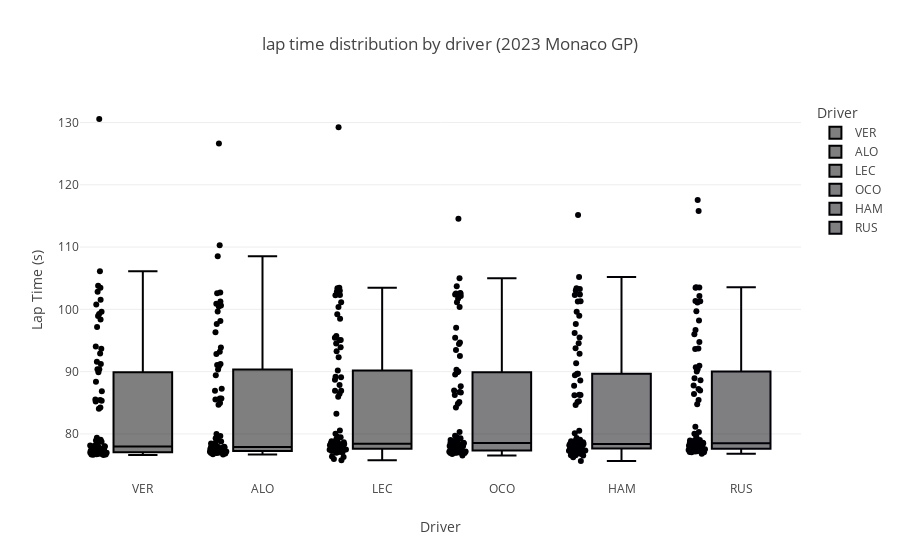

The cell this chart's notebook holds for it:
### Markdown cell above
# lap time comparission between drivers

### Code cell
laps["LapTimeSeconds"] = laps["LapTime"].dt.total_seconds()
drivers = ["VER", "ALO", "HAM", "OCO", "RUS", "LEC"]
cleaned = laps[laps["Driver"].isin(drivers)]

fig = px.box(
    cleaned,
    x = "Driver",
    y = "LapTimeSeconds",
    points = "all",
    color = "Driver",
    title = "lap time distribution by driver (2023 Monaco GP)",
    labels = {'LapTimeSeconds': 'Lap Time (s)', 'Driver': 'Driver'}
)
fig.show()

### Figure 1 — Plotly figure (JSON) as saved in the notebook; plotly's stock layout.template omitted (floating-point values rounded to 4 significant figures)
{"data": [{"alignmentgroup": "True", "boxpoints": "all", "hovertemplate": "Driver=%{x}<br>Lap Time (s)=%{y}<extra></extra>", "legendgroup": "VER", "marker": {"color": "#000001"}, "name": "VER", "notched": false, "offsetgroup": "VER", "orientation": "v", "showlegend": true, "x": ["VER", "VER", "VER", "VER", "VER", "VER", "VER", "VER", "VER", "VER", "VER", "VER", "VER", "VER", "VER", "VER", "VER", "VER", "VER", "VER", "VER", "VER", "VER", "VER", "VER", "VER", "VER", "VER", "VER", "VER", "VER", "VER", "VER", "VER", "VER", "VER", "VER", "VER", "VER", "VER", "VER", "VER", "VER", "VER", "VER", "VER", "VER", "VER", "VER", "VER", "VER", "VER", "VER", "VER", "VER", "VER", "VER", "VER", "VER", "VER", "VER", "VER", "VER", "VER", "VER", "VER", "VER", "VER", "VER", "VER", "VER", "VER", "VER", "VER", "VER", "VER", "VER", "VER"], "x0": " ", "xaxis": "x", "y": [84.24, 79.37, 79.07, 78.13, 78.02, 77.64, 77.63, 77.4, 77.03, 77.08, 76.86, 76.99, 77.43, 77.06, 77.08, 76.82, 76.86, 76.71, 76.82, 77.21, 76.8, 76.66, 76.6, 76.8, 77.18, 77.21, 77.26, 77.77, 78.0, 78.16, 78.74, 78.82, 78.95, 78.04, 78.02, 77.97, 77.27, 77.12, 76.97, 77.16, 76.94, 76.8, 76.96, 76.72, 76.7, 77.08, 77.16, 77.06, 77.43, 77.31, 77.43, 84.05, 89.92, 98.95, 130.6, 106.1, 103.5, 102.8, 103.8, 101.5, 100.8, 99.27, 99.61, 98.36, 97.16, 94.03, 92.92, 93.66, 91.61, 91.24, 90.36, 90.4, 88.39, 86.86, 85.52, 85.32, 85.46, 85.2], "y0": " ", "yaxis": "y", "type": "box"}, {"alignmentgroup": "True", "boxpoints": "all", "hovertemplate": "Driver=%{x}<br>Lap Time (s)=%{y}<extra></extra>", "legendgroup": "ALO", "marker": {"color": "#000002"}, "name": "ALO", "notched": false, "offsetgroup": "ALO", "orientation": "v", "showlegend": true, "x": ["ALO", "ALO", "ALO", "ALO", "ALO", "ALO", "ALO", "ALO", "ALO", "ALO", "ALO", "ALO", "ALO", "ALO", "ALO", "ALO", "ALO", "ALO", "ALO", "ALO", "ALO", "ALO", "ALO", "ALO", "ALO", "ALO", "ALO", "ALO", "ALO", "ALO", "ALO", "ALO", "ALO", "ALO", "ALO", "ALO", "ALO", "ALO", "ALO", "ALO", "ALO", "ALO", "ALO", "ALO", "ALO", "ALO", "ALO", "ALO", "ALO", "ALO", "ALO", "ALO", "ALO", "ALO", "ALO", "ALO", "ALO", "ALO", "ALO", "ALO", "ALO", "ALO", "ALO", "ALO", "ALO", "ALO", "ALO", "ALO", "ALO", "ALO", "ALO", "ALO", "ALO", "ALO", "ALO", "ALO", "ALO", "ALO"], "x0": " ", "xaxis": "x", "y": [85.53, 79.65, 79.11, 78.78, 77.94, 77.95, 77.5, 77.39, 77.78, 77.32, 77.25, 77.59, 78.44, 77.51, 77.44, 77.17, 77.7, 77.53, 77.26, 77.13, 77.66, 77.95, 77.27, 77.28, 77.18, 77.14, 77.23, 77.56, 77.11, 76.97, 77.26, 77.64, 77.82, 79.3, 78.63, 77.88, 77.97, 77.14, 77.7, 77.63, 77.02, 76.72, 76.67, 76.92, 76.86, 77.11, 77.11, 76.93, 76.99, 77.41, 79.99, 84.97, 90.86, 110.3, 126.6, 108.5, 102.6, 101.3, 100.9, 100.6, 102.7, 100.5, 99.67, 98.14, 97.64, 96.33, 93.2, 92.84, 93.86, 91.23, 91.06, 89.42, 90.35, 87.25, 85.7, 86.93, 84.7, 85.67], "y0": " ", "yaxis": "y", "type": "box"}, {"alignmentgroup": "True", "boxpoints": "all", "hovertemplate": "Driver=%{x}<br>Lap Time (s)=%{y}<extra></extra>", "legendgroup": "LEC", "marker": {"color": "#000003"}, "name": "LEC", "notched": false, "offsetgroup": "LEC", "orientation": "v", "showlegend": true, "x": ["LEC", "LEC", "LEC", "LEC", "LEC", "LEC", "LEC", "LEC", "LEC", "LEC", "LEC", "LEC", "LEC", "LEC", "LEC", "LEC", "LEC", "LEC", "LEC", "LEC", "LEC", "LEC", "LEC", "LEC", "LEC", "LEC", "LEC", "LEC", "LEC", "LEC", "LEC", "LEC", "LEC", "LEC", "LEC", "LEC", "LEC", "LEC", "LEC", "LEC", "LEC", "LEC", "LEC", "LEC", "LEC", "LEC", "LEC", "LEC", "LEC", "LEC", "LEC", "LEC", "LEC", "LEC", "LEC", "LEC", "LEC", "LEC", "LEC", "LEC", "LEC", "LEC", "LEC", "LEC", "LEC", "LEC", "LEC", "LEC", "LEC", "LEC", "LEC", "LEC", "LEC", "LEC", "LEC", "LEC", "LEC", "LEC"], "x0": " ", "xaxis": "x", "y": [89.11, 80.55, 80.02, 79.47, 78.84, 78.83, 78.64, 79.17, 78.81, 78.22, 78.16, 78.15, 78.02, 78.39, 78.31, 78.32, 78.23, 78.36, 78.19, 78.36, 78.13, 77.89, 77.92, 77.59, 77.62, 77.88, 77.6, 77.48, 77.06, 77.56, 77.88, 77.28, 77.16, 77.46, 77.47, 77.49, 77.36, 77.48, 77.21, 77.24, 78.33, 77.8, 78.45, 95.44, 79.56, 75.77, 76.36, 76.97, 76.28, 75.96, 77.02, 83.24, 93.26, 95.72, 129.2, 103.0, 103.4, 103.5, 102.3, 102.9, 102.3, 101.1, 100.4, 99.22, 98.48, 95.05, 94.52, 93.9, 95.09, 92.31, 90.2, 88.68, 89.18, 87.85, 86.92, 86.44, 85.97, 86.94], "y0": " ", "yaxis": "y", "type": "box"}, {"alignmentgroup": "True", "boxpoints": "all", "hovertemplate": "Driver=%{x}<br>Lap Time (s)=%{y}<extra></extra>", "legendgroup": "OCO", "marker": {"color": "#000004"}, "name": "OCO", "notched": false, "offsetgroup": "OCO", "orientation": "v", "showlegend": true, "x": ["OCO", "OCO", "OCO", "OCO", "OCO", "OCO", "OCO", "OCO", "OCO", "OCO", "OCO", "OCO", "OCO", "OCO", "OCO", "OCO", "OCO", "OCO", "OCO", "OCO", "OCO", "OCO", "OCO", "OCO", "OCO", "OCO", "OCO", "OCO", "OCO", "OCO", "OCO", "OCO", "OCO", "OCO", "OCO", "OCO", "OCO", "OCO", "OCO", "OCO", "OCO", "OCO", "OCO", "OCO", "OCO", "OCO", "OCO", "OCO", "OCO", "OCO", "OCO", "OCO", "OCO", "OCO", "OCO", "OCO", "OCO", "OCO", "OCO", "OCO", "OCO", "OCO", "OCO", "OCO", "OCO", "OCO", "OCO", "OCO", "OCO", "OCO", "OCO", "OCO", "OCO", "OCO", "OCO", "OCO", "OCO", "OCO"], "x0": " ", "xaxis": "x", "y": [86.64, 80.3, 79.7, 79.31, 79.04, 78.73, 78.78, 78.53, 78.59, 78.46, 78.27, 78.52, 78.03, 78.06, 78.02, 77.95, 78.37, 78.22, 78.07, 78.09, 78.16, 78.06, 77.87, 77.5, 77.45, 77.43, 77.14, 76.94, 77.18, 77.33, 77.33, 94.67, 79.29, 76.95, 77.09, 77.3, 77.14, 77.05, 77.17, 77.03, 76.53, 77.01, 77.0, 77.03, 77.27, 76.78, 76.96, 76.97, 77.09, 77.84, 79.45, 86.99, 89.91, 114.5, 102.4, 101.8, 102.6, 103.7, 105.0, 102.5, 102.6, 102.1, 101.1, 100.4, 97.03, 95.46, 94.46, 93.48, 92.5, 90.3, 90.03, 89.54, 87.67, 86.71, 85.13, 84.83, 86.24, 84.23], "y0": " ", "yaxis": "y", "type": "box"}, {"alignmentgroup": "True", "boxpoints": "all", "hovertemplate": "Driver=%{x}<br>Lap Time (s)=%{y}<extra></extra>", "legendgroup": "HAM", "marker": {"color": "#000005"}, "name": "HAM", "notched": false, "offsetgroup": "HAM", "orientation": "v", "showlegend": true, "x": ["HAM", "HAM", "HAM", "HAM", "HAM", "HAM", "HAM", "HAM", "HAM", "HAM", "HAM", "HAM", "HAM", "HAM", "HAM", "HAM", "HAM", "HAM", "HAM", "HAM", "HAM", "HAM", "HAM", "HAM", "HAM", "HAM", "HAM", "HAM", "HAM", "HAM", "HAM", "HAM", "HAM", "HAM", "HAM", "HAM", "HAM", "HAM", "HAM", "HAM", "HAM", "HAM", "HAM", "HAM", "HAM", "HAM", "HAM", "HAM", "HAM", "HAM", "HAM", "HAM", "HAM", "HAM", "HAM", "HAM", "HAM", "HAM", "HAM", "HAM", "HAM", "HAM", "HAM", "HAM", "HAM", "HAM", "HAM", "HAM", "HAM", "HAM", "HAM", "HAM", "HAM", "HAM", "HAM", "HAM", "HAM", "HAM"], "x0": " ", "xaxis": "x", "y": [88.58, 80.53, 80.11, 79.36, 78.74, 78.96, 78.65, 79.05, 78.83, 78.17, 77.93, 78.23, 78.08, 78.42, 78.19, 78.31, 78.25, 78.37, 78.21, 78.12, 78.31, 77.39, 78.05, 77.43, 77.64, 77.72, 77.32, 77.33, 77.37, 77.74, 95.47, 78.17, 75.65, 78.36, 77.16, 77.69, 77.71, 77.17, 77.29, 76.96, 76.59, 76.58, 76.53, 76.88, 78.83, 76.85, 76.26, 76.86, 76.78, 77.11, 78.29, 86.24, 91.34, 115.1, 99.6, 101.3, 103.3, 103.4, 105.2, 103.0, 102.4, 102.3, 101.3, 98.96, 97.64, 96.2, 94.54, 92.87, 93.76, 89.68, 89.67, 89.42, 87.73, 86.3, 85.24, 84.65, 86.21, 85.11], "y0": " ", "yaxis": "y", "type": "box"}, {"alignmentgroup": "True", "boxpoints": "all", "hovertemplate": "Driver=%{x}<br>Lap Time (s)=%{y}<extra></extra>", "legendgroup": "RUS", "marker": {"color": "#000006"}, "name": "RUS", "notched": false, "offsetgroup": "RUS", "orientation": "v", "showlegend": true, "x": ["RUS", "RUS", "RUS", "RUS", "RUS", "RUS", "RUS", "RUS", "RUS", "RUS", "RUS", "RUS", "RUS", "RUS", "RUS", "RUS", "RUS", "RUS", "RUS", "RUS", "RUS", "RUS", "RUS", "RUS", "RUS", "RUS", "RUS", "RUS", "RUS", "RUS", "RUS", "RUS", "RUS", "RUS", "RUS", "RUS", "RUS", "RUS", "RUS", "RUS", "RUS", "RUS", "RUS", "RUS", "RUS", "RUS", "RUS", "RUS", "RUS", "RUS", "RUS", "RUS", "RUS", "RUS", "RUS", "RUS", "RUS", "RUS", "RUS", "RUS", "RUS", "RUS", "RUS", "RUS", "RUS", "RUS", "RUS", "RUS", "RUS", "RUS", "RUS", "RUS", "RUS", "RUS", "RUS", "RUS", "RUS", "RUS"], "x0": " ", "xaxis": "x", "y": [90.39, 81.16, 80.29, 80.03, 78.84, 78.94, 78.58, 78.99, 79.03, 78.57, 78.48, 78.46, 77.79, 78.29, 78.53, 78.5, 78.24, 78.23, 78.3, 78.32, 78.09, 77.88, 78.11, 77.71, 77.65, 77.9, 77.84, 77.35, 77.33, 77.3, 77.4, 77.47, 77.56, 77.57, 77.57, 77.11, 77.33, 77.19, 77.34, 77.22, 77.32, 77.98, 77.85, 77.97, 77.55, 77.07, 77.06, 76.8, 77.22, 77.64, 79.64, 84.75, 88.62, 117.5, 115.8, 101.3, 103.6, 102.2, 103.5, 103.5, 101.3, 101.1, 99.71, 98.23, 96.7, 95.99, 94.75, 93.65, 93.73, 90.93, 90.71, 90.01, 88.92, 87.79, 86.4, 85.44, 86.98, 87.21], "y0": " ", "yaxis": "y", "type": "box"}], "layout": {"xaxis": {"anchor": "y", "domain": [0.0, 1.0], "title": {"text": "Driver"}, "categoryorder": "array", "categoryarray": ["VER", "ALO", "LEC", "OCO", "HAM", "RUS"]}, "yaxis": {"anchor": "x", "domain": [0.0, 1.0], "title": {"text": "Lap Time (s)"}}, "legend": {"title": {"text": "Driver"}, "tracegroupgap": 0}, "title": {"text": "lap time distribution by driver (2023 Monaco GP)"}, "boxmode": "overlay"}}
